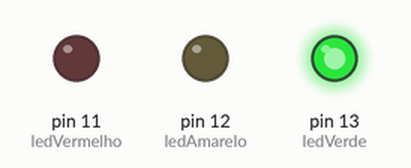
This sketch was run on a simulated Arduino Uno, built with avr-gcc and run on an emulated ATmega328P. Parts: output pins drawn as LEDs (lit = HIGH).

Above: at 2.5 s.
At 6.0 s:
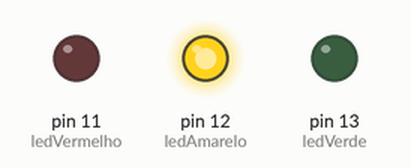
At 9.5 s:
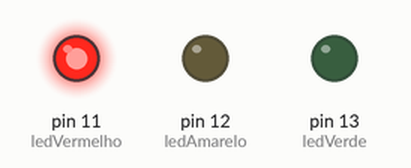
Timing chart, 0 to 15.6 s (numbered marks = the images above):
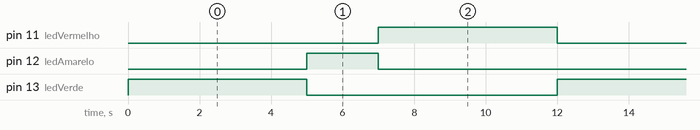

The sketch:

Tarefa1MiniSemafaro.ino
```cpp
// Circuito: https://www.tinkercad.com/things/dqPla3ox6bf-iniciar-tarefa-1-mini-semaforo

int ledVermelho = 11;
int ledAmarelo = 12;
int ledVerde = 13;

void setup() {
  pinMode(ledVermelho, OUTPUT);
  pinMode(ledAmarelo, OUTPUT);
  pinMode(ledVerde, OUTPUT);
}

void loop() {
  // Manter acesso led verde
  digitalWrite(ledVerde, HIGH);
  digitalWrite(ledAmarelo, LOW);
  digitalWrite(ledVermelho, LOW);
  delay(5000);

  // Manter acesso led amarelo
  digitalWrite(ledVerde, LOW);
  digitalWrite(ledAmarelo, HIGH);
  digitalWrite(ledVermelho, LOW);
  delay(2000);

  // Manter acesso led vermelho
  digitalWrite(ledVerde, LOW);
  digitalWrite(ledAmarelo, LOW);
  digitalWrite(ledVermelho, HIGH);
  delay(5000);
}
```

Measured:
- by itself, pin 11 (ledVermelho), pin 13 (ledVerde): alternates HIGH for 5.0 s and LOW for 7.0 s
- by itself, pin 12 (ledAmarelo): alternates HIGH for 2.0 s and LOW for 10.0 s
- by itself, everything shown: repeats every 12.0 s, in 3 steps
